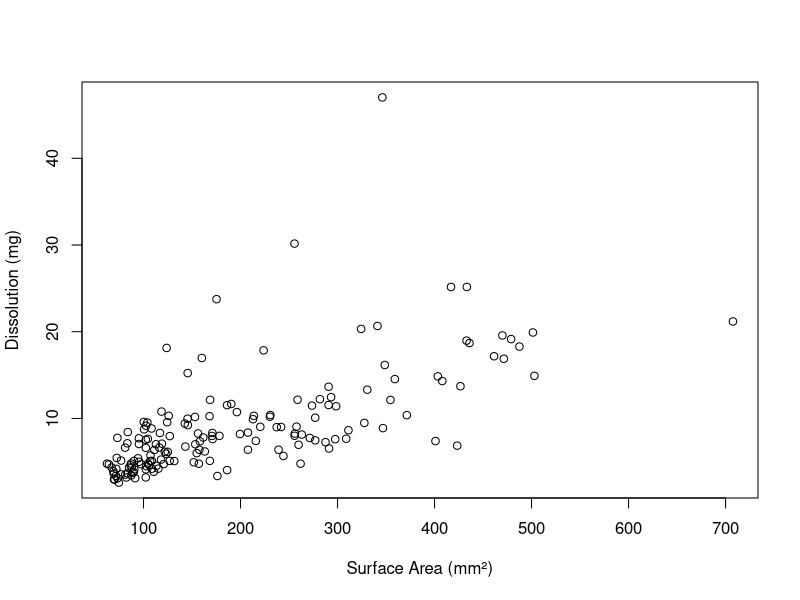
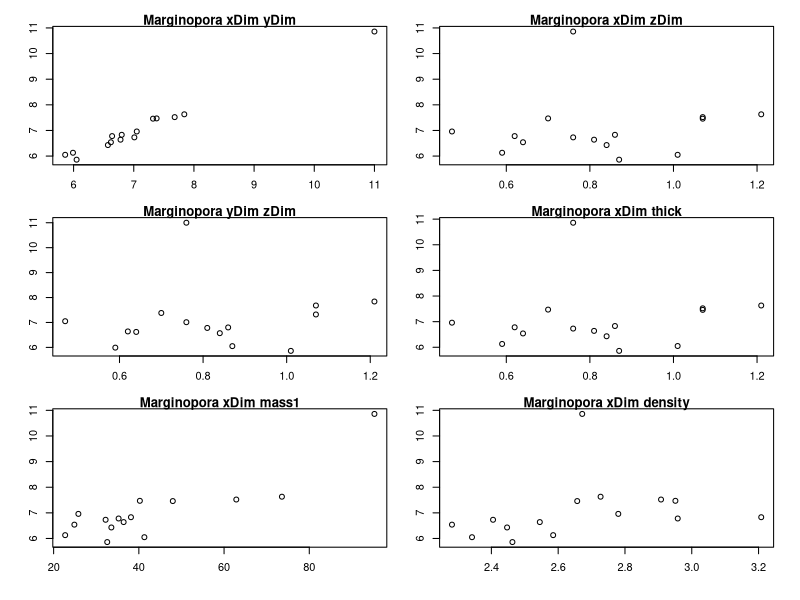
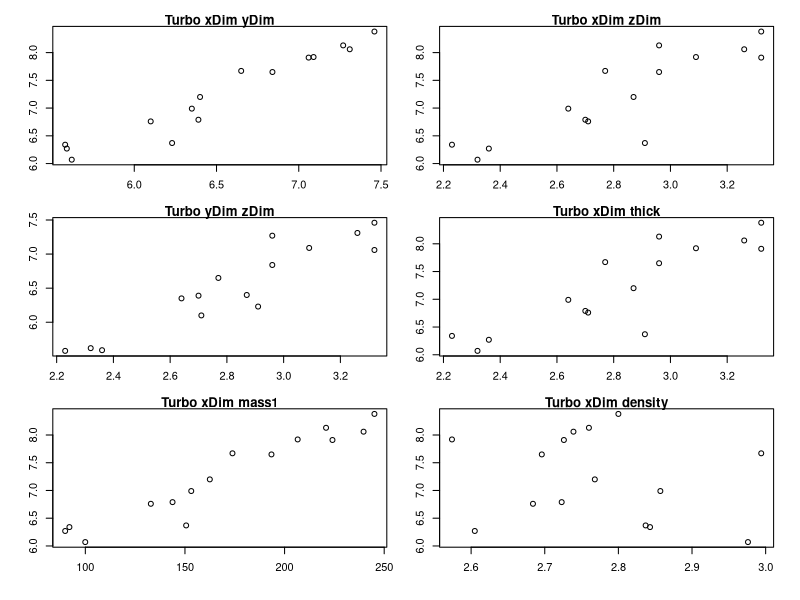
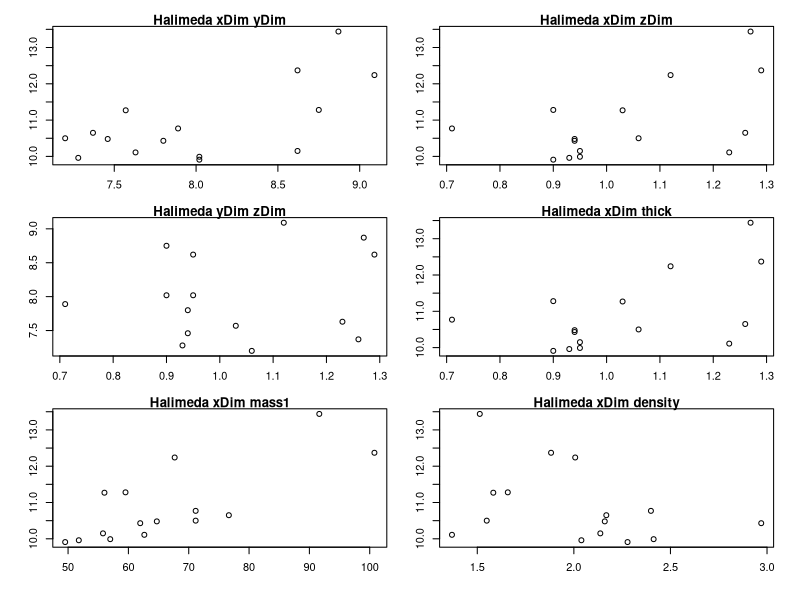
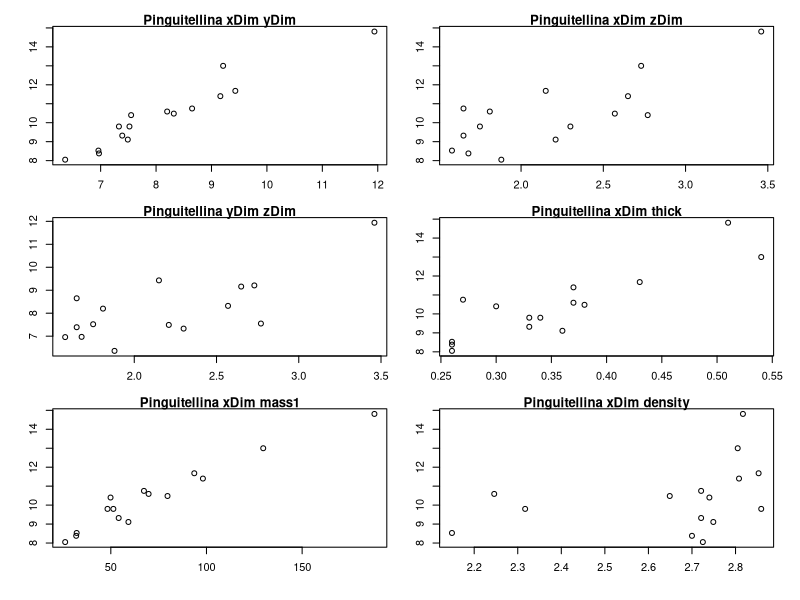
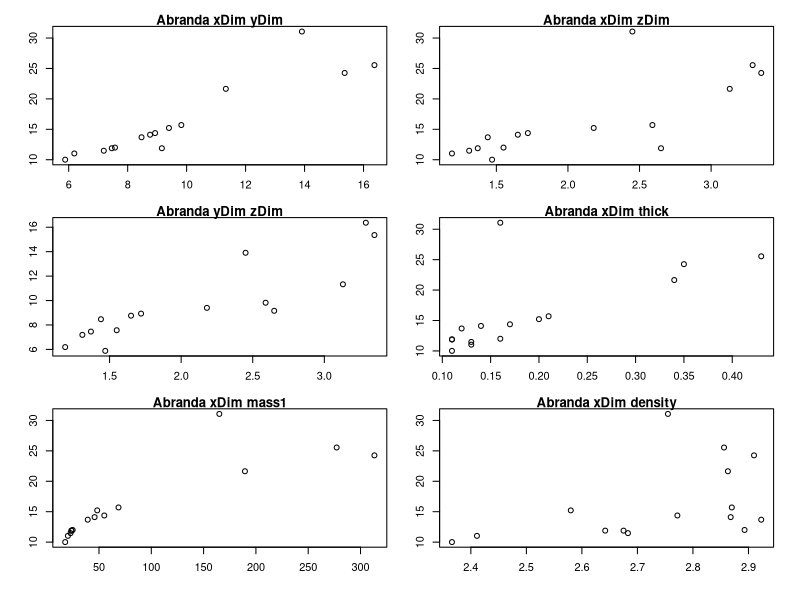
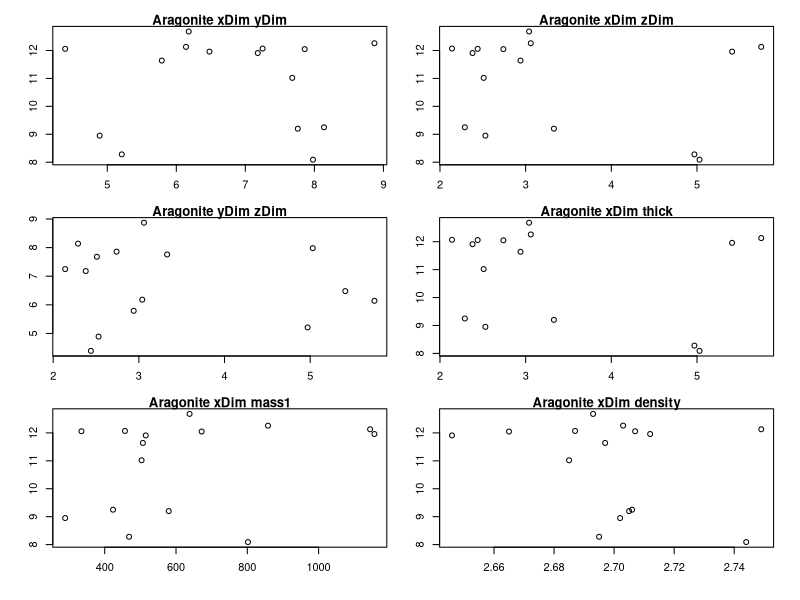
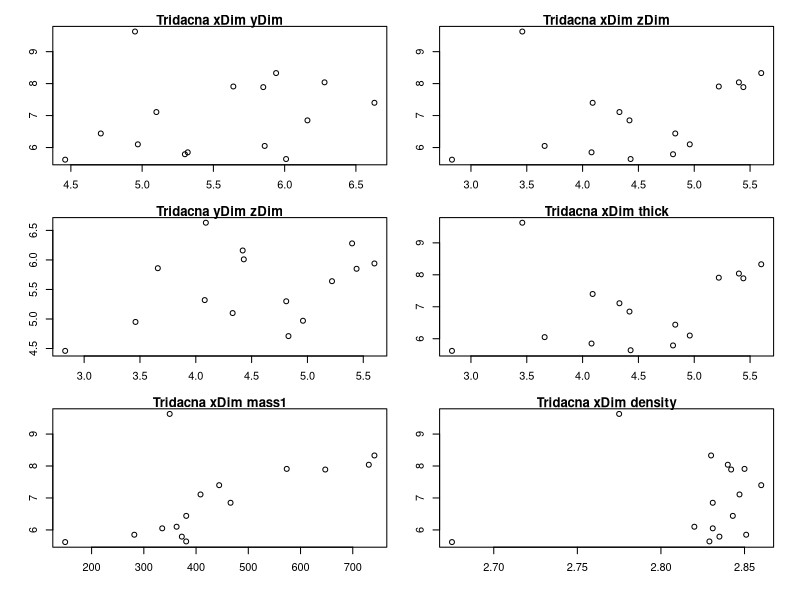

Write the R code that produced these figures, in order. (Note: this script raises an error after producing the figures.)
#0.open script, set names and parameters
#trial update for git
dShell <- read.csv('./shells_Expt1.csv', skip=22)

dateFormat <- '%m/%d/%y %H:%M'
EXPID <- unique(dShell$exptID)

#General calculations of mass lost and time
dShell$cMass <- -1 * (dShell$mass2 - dShell$mass1)
dShell$pMass <- (dShell$mass1 - dShell$mass2) / dShell$mass1
dShell$cTime1 <- strptime(dShell$dateM1, format=dateFormat)
dShell$cTime2 <- strptime(dShell$dateM2, format=dateFormat)
dShell$cDuration <- dShell$cTime2 - dShell$cTime1

#General calculation of shell surface area for each taxa based on generalized shape
dShell$cSize <- (dShell$xDim * dShell$yDim * dShell$zDim) ^ (1/3)

dShell$shape <- 'cylinder1'
dShell[(dShell$taxon == 'Liloa'),'shape'] <-'cylinder2'
dShell[(dShell$taxon == 'Aragonite'),'shape'] <- 'cube'
dShell[(dShell$taxon == 'Tridacna'),'shape'] <- 'cube'

#turbo is dome + circle aka hemisphere
dShell[(dShell$taxon == 'Turbo'), 'shape'] <- 'hemisphere'

#pingui,abra, and scaph technically two domes
dShell[(dShell$taxon == 'Pinguitellina'), 'shape'] <- '2dome'
dShell[(dShell$taxon == 'Abranda'), 'shape'] <- '2dome'
dShell[(dShell$taxon == 'Scaphopod'), 'shape'] <- '2dome'

#halimeda different shape entirely... diamond/rhombus
dShell[(dShell$taxon =='Halimeda'), 'shape'] <- 'rhombus'

#finally, nat and eth are spherical
dShell[(dShell$taxon == 'Natica'), 'shape'] <-'sphere'
dShell[(dShell$taxon == 'Ethalia'), 'shape'] <-'sphere'

#basic rectangular cube surface area. does not work for halimeda based off how measurements were taken.
#is 2xy + 2yz + 2xz
dShell$cSA1 <- 2*(dShell$xDim * dShell$yDim) + 2*(dShell$yDim * dShell$zDim) + 2*(dShell$xDim * dShell$zDim)

#next lines for surface area of cylindrical specimen, for margi cylinder
#equal to 2piR^2 + 2*h*pi*r
subCyl1 <- which(dShell$shape == 'cylinder1')
dShell[subCyl1,'cSA1'] <- 2 * (pi* dShell[subCyl1,'xDim']/2 * dShell[subCyl1,'yDim']/2) + dShell[subCyl1,'zDim']*pi*(dShell[subCyl1,'yDim'] + dShell[subCyl1,'xDim'])/2
#for liloa cylinder
subCyl2 <- which(dShell$shape == 'cylinder2')
dShell[subCyl2,'cSA1'] <- 2 * (pi* dShell[subCyl2,'xDim']/2 * dShell[subCyl2,'yDim']/2) + dShell[subCyl2,'zDim']*pi*(dShell[subCyl2,'yDim'] + dShell[subCyl2,'xDim'])/2

#next turbo, a hemisphere
#is pi*r^2 + 2*pi*r*h + 
subHemi <- which(dShell$shape == 'hemisphere')
dShell[subHemi,'cSA1'] <-  pi * (dShell[subHemi,'xDim']/2 * dShell[subHemi,'yDim']/2) + 2 * pi * (dShell[subHemi,'xDim']/2 + dShell[subHemi,'yDim']/2)/2 * dShell[subHemi,'zDim'] 

#next lines for surface area of domed specimens
# is 2 * (2*pi*r*h)
subDome <- which(dShell$shape == '2dome')
dShell[subDome,'cSA1'] <- 2 * pi * 2 *(dShell[subDome,'xDim']/2 + dShell[subDome,'yDim']/2)/2 * dShell[subDome,'zDim']

#then, rough surface area for rhomboid Halimeda
#surface area is 2(xy/2) + 4(zc) where c = ((x/2)^2) + (y/2)^2)^1/2 
subRhom <- which(dShell$shape == 'rhombus')
dShell[subRhom,'cDim'] <- sqrt((dShell[subRhom,'xDim']/2)^2 + (dShell[subRhom,'yDim']/2)^2)
dShell[subRhom,'cSA1'] <- 2 * ((dShell[subRhom,'xDim']*dShell[subRhom,'yDim'])/2) + 4 * dShell[subRhom,'zDim'] * dShell[subRhom,'cDim']
  
#finally, nat and eth spherical calc
#is 4 * pi * [(x/2 + y/2 + z/2)/3]^2
subSphere <- which(dShell$shape == 'sphere')
dShell[subSphere,'cSA1'] <- 4 * pi * ((dShell[subSphere,'xDim']/2+dShell[subSphere,'yDim']/2 + dShell[subSphere,'yDim']/2)/3)^2

#1.0 a quick check - dissolution (mg) relationship to surface area (mm^2)

plot(cMass ~ cSA1, data=dShell, xlab='Surface Area (mm\u00b2)', ylab='Dissolution (mg)')

#1.1 just having a look at the measurements to check for errors 

pData <- dShell
TAXA <- unique(pData$taxon)

pdf('./measureCheck.pdf', width=6, height=8, page='A4')

par(mfrow=c(3,2), oma=c(1,1,1,1), mar=c(3,3,1,1))

for (t in TAXA) {

	plot(xDim ~ yDim, data=pData[(pData$taxon == t),], main=paste(t,'xDim','yDim'))
	plot(xDim ~ zDim, data=pData[(pData$taxon == t),], main=paste(t,'xDim','zDim'))
	plot(yDim ~ zDim, data=pData[(pData$taxon == t),], main=paste(t,'yDim','zDim'))
	plot(xDim ~ thick, data=pData[(pData$taxon == t),], main=paste(t,'xDim','thick'))
	plot(xDim ~ mass1, data=pData[(pData$taxon == t),], main=paste(t,'xDim','mass1'))
	plot(xDim ~ density, data=pData[(pData$taxon == t),], main=paste(t,'xDim','density'))


}

dev.off()

summary(pData)


a <- lm(pMass ~ cSA1  + mass1 + taxon, data=pData)
a <- lm(pMass ~ cSA1  + mass1 + density, data=pData)
summary(a)

a <- lm(pMass ~ cSA1  + mass1 + taxon + density, data=pData)
a$residuals



#1.2 Total mass lost by taxon separate from variables

pdf('./deltaMass.pdf', width=8, height=6, page='A4')

#edit exptID to be related to this new set of experiments
#for (e in EXPID) {
  
  par(mfrow=c(1,1), oma=c(1,1,1,1), mar=c(8,4,1,0))
  
#  pData <- dShell[(dShell$exptID == e),]
  #to get anything to work this pData needs to go first!!! added below.
  pData <- dShell
  pData$taxon <- as.factor(pData$taxon)
  taxa <- sort(unique(pData$taxon))
  tFont <- rep(3,length(taxa))
  tFont[which(taxa == 'Aragonite')] <- 1
  #what does following line do? likely have to change integers
  taxaAbrev <- substring(taxa,0,5)
  
  #could skip - just mass lost in mg
  plot(cMass ~ taxon, data=pData[!is.na(pData$cMass),], ylim=c(0,max(pData$cMass, na.rm=TRUE)), ann=FALSE, axes=FALSE)
  points(cMass ~ taxon, data=pData[!is.na(pData$cMass),])
  mtext('Mass lost (mg)', side=2, line=3)
  axis(2, las=1)
  axis(1, at=1:length(taxa), labels=taxa, font=3, cex=0.5, las=2)
  #what is the mtext function for
 # mtext(e)


 #1.3 density by taxon
  
  plot(density ~ taxon, data=pData[!is.na(pData$density),], ann=FALSE, axes=FALSE)
  points(density ~ taxon, data=pData[!is.na(pData$density),])
  mtext('Density', side=2, line=3)
  axis(2, las=1)
  axis(1, at=1:length(taxa), labels=taxa, font=tFont, cex=0.5, las=2)

  
 #1.4 mass lost in percentage
  plot(pMass ~ taxon, data=pData[!is.na(pData$pMass),], ann=FALSE, axes=FALSE)
  points(pMass ~ taxon, data=pData[!is.na(pData$pMass),])
  mtext('Mass lost (%)', side=2, line=3)
  axis(2, las=1)
  axis(1, at=1:length(taxa), labels=taxa, font=tFont, cex=0.5, las=2)
#  mtext(e)
  #not sure what next line is for....
  pData[(pData$pMass>0.3),]
  

#2. Mass lost plotted against surface area
  #2.1 why using cMass (mg) rather than pMass (percentage)????
  if (length(which(!is.na(pData$cSA1))) > 0) {
    plot(cMass/cSA1 ~ taxon, data=pData, ann=FALSE, axes=FALSE, ylab='')
    points(cMass/cSA1 ~ taxon, data=pData)
    mtext('Mass lost / SA', side=2, line=3)
    axis(2, las=1)
    axis(1, at=1:length(taxa), labels=taxa, font=tFont, cex=0.5, las=2)
 #   mtext(e)
  } else {
    plot(1:1, type='n', ann=FALSE, axes=FALSE)
    mtext('no data', side=1, line=-2)
}

#3. Mass lost plotted against density
  #3.1 Mass/density by taxon
  #this again uses cMass, which is total mass lost, rather than pMass, which is percentage. Change?
if (length(which(!is.na(pData$density))) > 0) {
  plot(cMass/density ~ taxon, data=pData, ann=FALSE, axes=FALSE, ylab='')
  points(cMass/density ~ taxon, data=pData)
  mtext('Mass lost / density', side=2, line=3)
  axis(2, las=1)
  axis(1, at=1:length(taxa), labels=taxa, font=tFont, cex=0.5, las=2)
#  mtext(e)
  #following line only needed if you have no data for one part of expt, which you won't
} else {
  plot(1:1, type='n', ann=FALSE, axes=FALSE)
  mtext('no data', side=1, line=-2)
}

dev.off()

#4 Plot these all again - compared to the calculated dimensions and surface area using slightly different calc (flat calc) 

#4.1 Comparison of X and y dimensions by hand vs in imageJ 
pData <- dShell
TAXA <- unique(pData$taxon)

pdf('./measureCheck(measureVScalc).pdf', width=6, height=8, page='A4')
par(mfrow=c(3,2), oma=c(1,1,1,1), mar=c(3,3,1,1))

for (t in TAXA) {
plot(xDim ~ calcX, data=pData[(pData$taxon == t),], main=paste(t,'xDim','calcX'))
plot(yDim ~ calcY, data=pData[(pData$taxon == t),], main=paste(t,'yDim','calcY')) }

dev.off()

#4.2 
#general calculation of surface area for each taxa based on flat shape
#you need to run this BEFORE sorting for graph purposes otherwise it'll vectorize your factors 

#SA for cube
dShell$calcSA <- dShell$calcSA1 + dShell$calcSA2 + 2*(dShell$calcY * dShell$zDim) + 2*(dShell$calcX * dShell$zDim)

#next lines for surface area of cylindrical specimens
# need to figure this out better for Liloa...
#equal to 2piR^2 + 2*h*pi*r

dShell[(dShell$taxon == 'Liloa'),'shape'] <-'cylinder2'

#you don't need above lines to run because that's already in earlier part
subCyl1 <- which(dShell$shape == 'cylinder1')
#next line isn't working?????
dShell[subCyl1,'calcSA'] <- dShell[subCyl1,'calcSA1'] + dShell[subCyl1,'calcSA2'] + dShell[subCyl1,'zDim'] * pi * (dShell[subCyl1,'calcY'] + dShell[subCyl1,'calcX'])/2

#liloa calc based on imageJ
subCyl2 <- which(dShell$shape == 'cylinder2')
dShell[subCyl2,'calcSA'] <- dShell[subCyl2,'calcSA1'] + dShell[subCyl2,'calcSA1'] + 2 * pi * (dShell[subCyl2,'calcY']/2)^2

#next turbo, a hemisphere
#is pi*r^2 + 2*pi*r*h
subHemi <- which(dShell$shape == 'hemisphere')
dShell[subHemi,'calcSA'] <-  dShell[subHemi,'calcSA1'] + 2 * pi * (dShell[subHemi,'calcX']/2 + dShell[subHemi,'calcY']/2)/2 * dShell[subHemi,'zDim'] 

#next lines for surface area of domed specimens
#is this correct? NO
#calcSA1 = pi *r^2
subDome <- which(dShell$shape == '2dome')
dShell[subDome,'calcSA'] <- dShell[subDome,'zDim'] * dShell[subDome,'calcSA1'] + dShell[subDome,'zDim'] * dShell[subHemi,'calcSA2']


#then, rough surface area for rhomboid Halimeda
#surface area is 2(xy/2) + 4(zc) where c = ((x/2)^2) + (y/2)^2)^1/2 
subRhom <- which(dShell$shape == 'rhombus')
dShell[subRhom,'calcC'] <- sqrt((dShell[subRhom,'calcX']/2)^2 + (dShell[subRhom,'calcY']/2)^2)
dShell[subRhom,'cSA1'] <- dShell[subRhom,'calcSA1'] + dShell[subRhom,'calcSA2'] + 4 * dShell[subRhom,'zDim'] * dShell[subRhom,'calcC']

#scaphopod comes next.....
#this one subset NEEDS to be run for this specific one
subDome2 <- which(dShell$taxon == 'Scaphopod')
dShell[subDome2,'calcSA'] <- 2 * (dShell[subDome2,'calcSA1'] + dShell[subDome2,'calcSA2'])

#finally, nat and eth spherical calc
#is 4 * pi * [(x/2 + y/2 + z/2)/3]^2
subSphere <- which(dShell$shape == 'sphere')
dShell[subSphere,'cSA1'] <- dShell[subSphere,'calcSA1'] + dShell[subSphere,'calcSA2'] + pi * (dShell[subSphere, 'zDim'] * dShell[subSphere,'calcY'])

#finally! this bit!
pData <- dShell
TAXA <- unique(pData$taxon)
pData$taxon <- as.factor(pData$taxon)
taxa <- sort(unique(pData$taxon))
tFont <- rep(3,length(taxa))
tFont[which(taxa == 'Aragonite')] <- 1
taxaAbrev <- substring(taxa,0,5)

#4.3 first, compare the two calculations of surface area for similarity
pdf('./surfaceAreaCalculation.pdf', width=8, height=6, page='A4')
par(mfrow=c(1,1), oma=c(1,1,1,1), mar=c(8,4,1,0))

#can get this to run but it replicates a million times?

plot(cSA1/calcSA ~ taxon, data=pData, ann=FALSE, axes=FALSE, ylab='', xlim=c(0,11))
points(cSA1/calcSA ~ taxon, data=pData)
abline(a=1, b=0)
mtext('Caliper SA / Calculated SA', side=2, line=3)
axis(2, las=1)
axis(1, at=1:length(taxa), labels=taxa, font=tFont, cex=0.5, las=2)

pData2 <- pData[!is.na(pData$calcSA),]
plot(cSA1~calcSA, data=pData2, pch=substring(pData2$taxon, 0, 2), log='xy')
abline(a=0, b=1)
levels(pData$taxon)

pData[(pData$taxon=='Abranda'), c('xDim', 'cSA1', 'calcSA')]

plot((cSA1-calcSA)/calcSA~taxon, data=pData2, pch=substring(pData$taxon, 0, 2))
log2(((pData2$cSA1-pData2$calcSA)/pData2$calcSA)+1)
#4.4 second, plot the mass vs calc by taxon

plot(cMass/calcSA ~ taxon, data=pData, ann=FALSE, axes=FALSE, ylab='')
points(cMass/calcSA ~ taxon, data=pData)
mtext('Mass lost / Calculated SA', side=2, line=3)
axis(2, las=1)
axis(1, at=1:length(taxa), labels=taxa, font=tFont, cex=0.5, las=2)

dev.off()

#4.5 then, figuring out which one is better (this or 2.1)! Compare.



#5 Comparison of three replicates for consistency across experiment
  #start by subsetting the three replicates
pData <- dShell
TAXA <- unique(pData$taxon)

pData$taxon <- as.factor(pData$taxon)
taxa <- sort(unique(pData$taxon))
tFont <- rep(3,length(taxa))
tFont[which(taxa == 'Aragonite')] <- 1
taxaAbrev <- substring(taxa,0,5)

#this has to come AFTER THE ABOVE
rep1.1 <- subset(pData,exptID =='T1.1')
rep1.2 <- subset(pData,exptID =='T1.2')
rep1.3 <- subset(pData,exptID =='T1.3')

#5.1 Comparison of X, Y, Z, + thickness by taxon per replicate

pdf('./measureCheckReplicates.pdf', width=6, height=8, page='A4')

par(mfrow=c(3,2), oma=c(1,1,1,1), mar=c(3,3,1,1))

#how do I plot these but have points from different reps in different shapes?  
  for (t in TAXA) {
    
    plot(xDim ~ yDim, data=rep1.1[(rep1.1$taxon == t),], pch=15, main=paste(t,'xDim','yDim'))
    points(xDim ~ yDim, data=rep1.2[(rep1.2$taxon == t),], pch=16)
    points(xDim ~ yDim, data=rep1.3[(rep1.3$taxon == t),], pch=17)
    
    plot(xDim ~ zDim, data=rep1.1[(rep1.1$taxon == t),], pch=15, main=paste(t,'xDim','zDim'))
    points(xDim ~ zDim, data=rep1.2[(rep1.2$taxon == t),], pch=16)
    points(xDim ~ zDim, data=rep1.3[(rep1.3$taxon == t),], pch=17)
    
    plot(yDim ~ zDim, data=rep1.1[(rep1.1$taxon == t),], pch=15, main=paste(t,'yDim','zDim'))
    points(yDim ~ zDim, data=rep1.2[(rep1.2$taxon == t),], pch=16)
    points(yDim ~ zDim, data=rep1.3[(rep1.3$taxon == t),], pch=17)
    
    plot(xDim ~ thick, data=rep1.1[(rep1.1$taxon == t),], pch=15, main=paste(t,'xDim','thick'))
    points(xDim ~ thick, data=rep1.2[(rep1.2$taxon == t),], pch=16)
    points(xDim ~ thick, data=rep1.3[(rep1.3$taxon == t),], pch=17)
    
    plot(xDim ~ mass1, data=rep1.1[(rep1.1$taxon == t),], pch=15, main=paste(t,'xDim','mass1'))
    points(xDim ~ mass1, data=rep1.2[(rep1.2$taxon == t),], pch=16)
    points(xDim ~ mass1, data=rep1.3[(rep1.3$taxon == t),], pch=17)
    
    plot(xDim ~ density, data=rep1.1[(rep1.1$taxon == t),], pch=15, main=paste(t,'xDim','density'))
    points(xDim ~ density, data=rep1.2[(rep1.2$taxon == t),], pch=16)
    points(xDim ~ density, data=rep1.3[(rep1.3$taxon == t),], pch=17)

    }
dev.off()

#5.2 Comparison of SA (caliper) by taxon per replicate

pdf('./ReplicatesMassSA.pdf', width=8, height=6, page='A4')

par(mfrow=c(1,1), oma=c(1,1,1,1), mar=c(8,4,1,0))
#for 1.1

  plot(cMass/cSA1 ~ taxon, data=rep1.1, ann=FALSE, axes=FALSE, ylab='', main='Rep1.1')
  points(cMass/cSA1 ~ taxon, data=rep1.1)
  mtext('Mass lost / SA', side=2, line=3)
  axis(2, las=1)
  axis(1, at=1:length(taxa), labels=taxa, font=tFont, cex=0.5, las=2)

#for 1.2
  
  plot(cMass/cSA1 ~ taxon, data=rep1.2, ann=FALSE, axes=FALSE, ylab='', main='Rep1.2')
  points(cMass/cSA1 ~ taxon, data=rep1.2)
  mtext('Mass lost / SA', side=2, line=3)
  axis(2, las=1)
  axis(1, at=1:length(taxa), labels=taxa, font=tFont, cex=0.5, las=2)
  
#for 1.3
  plot(cMass/cSA1 ~ taxon, data=rep1.3, ann=FALSE, axes=FALSE, ylab='', main='Rep1.3')
  points(cMass/cSA1 ~ taxon, data=rep1.3)
  mtext('Mass lost / SA', side=2, line=3)
  axis(2, las=1)
  axis(1, at=1:length(taxa), labels=taxa, font=tFont, cex=0.5, las=2)

  dev.off()  
  
  
#5.3 Comparison of density by taxon per replicate
  pData <- dShell
  TAXA <- unique(pData$taxon)
  
  pdf('./ReplicatesDensity.pdf', width=8, height=6, page='A4')
  
  par(mfrow=c(1,1), oma=c(1,1,1,1), mar=c(8,4,1,0))

  #attempt to plot them all together but not giving me anything useful
  #SKIP THIS BIT
  plot(cMass/density ~ taxon, data=pData, ann=FALSE, axes=FALSE, ylab='')
  points(cMass/density ~ taxon, data=rep1.1, pch=15)
  points(cMass/density ~ taxon, data=rep1.2, pch=16)
  points(cMass/density ~ taxon, data=rep1.3, pch=17)
  mtext('Mass lost / density', side=2, line=3)
  axis(2, las=1)
  axis(1, at=1:length(taxa), labels=taxa, font=tFont, cex=0.5, las=2)
  
  #for 1.1
  pdf('./ReplicatesMassDensity.pdf', width=8, height=6, page='A4')
  
  par(mfrow=c(1,1), oma=c(1,1,1,1), mar=c(8,4,1,0))
  #for 1.1
  
  plot(cMass/density ~ taxon, data=rep1.1, ann=FALSE, axes=FALSE, ylab='')
  points(cMass/density ~ taxon, data=rep1.1)
  mtext('Mass lost / density', side=2, line=3)
  axis(2, las=1)
  axis(1, at=1:length(taxa), labels=taxa, font=tFont, cex=0.5, las=2)
  
  #for 1.2
  
  plot(cMass/density ~ taxon, data=rep1.2, ann=FALSE, axes=FALSE, ylab='')
  points(cMass/density ~ taxon, data=rep1.2)
  mtext('Mass lost / density', side=2, line=3)
  axis(2, las=1)
  axis(1, at=1:length(taxa), labels=taxa, font=tFont, cex=0.5, las=2)
  
  #for 1.3
  plot(cMass/density ~ taxon, data=rep1.3, ann=FALSE, axes=FALSE, ylab='')
  points(cMass/density ~ taxon, data=rep1.3)
  mtext('Mass lost / density', side=2, line=3)
  axis(2, las=1)
  axis(1, at=1:length(taxa), labels=taxa, font=tFont, cex=0.5, las=2)
  
  dev.off()  
  
#5.4 Comparison of % mass lost (by taxon?) per replicate
  pdf('./ReplicatesPMassLost.pdf', width=8, height=6, page='A4')
  
  par(mfrow=c(1,1), oma=c(1,1,1,1), mar=c(8,4,1,0))
  #for 1.1
  
  plot(pMass ~ taxon, data=rep1.1, ann=FALSE, axes=FALSE, ylab='', ylim=c(0,1))
  points(pMass ~ taxon, data=rep1.1)
  mtext('Mass lost (%)', side=2, line=3)
  axis(2, las=1)
  axis(1, at=1:length(taxa), labels=taxa, font=tFont, cex=0.5, las=2)
  
  #for 1.2
  
  plot(pMass ~ taxon, data=rep1.2, ann=FALSE, axes=FALSE, ylab='', ylim=c(0,1))
  points(pMass ~ taxon, data=rep1.2)
  mtext('Mass lost (%)', side=2, line=3)
  axis(2, las=1)
  axis(1, at=1:length(taxa), labels=taxa, font=tFont, cex=0.5, las=2)
  
  #for 1.3
  plot(pMass ~ taxon, data=rep1.3, ann=FALSE, axes=FALSE, ylab='', ylim=c(0,1))
  points(pMass ~ taxon, data=rep1.3)
  mtext('Mass lost (%)', side=2, line=3)
  axis(2, las=1)
  axis(1, at=1:length(taxa), labels=taxa, font=tFont, cex=0.5, las=2)
  
  dev.off()  
  
#now altogether???
  
  
#5.5 Compare pH increase over time by replicate (using Hanna logs)
  
pH1.1 <- read.csv('./Expt 1.1 Log 1.csv')
pH1.2 <- read.csv('./Expt 1.2 Log 1.csv')
pH1.3 <- read.csv('./Expt 1.3 Log 1.csv')

#how to combine date and time from two columns into one that makes up time?
dateFormat <- '%m/%d/%y'
timeFormat <- '%H:%M:%S'

#hours since start?
#change to r date (stringtime) and subtract minimum value

#after combining date/time, need to plot date/time ~ pH. shouldn't need ylim if done correctly
plot(Date ~ pH, ylim=c(0,2:32:22), data=pH1.1, type = "o", xlab = "Time", ylab = "pH", main = "Replicate 1.1 pH Over Time")

#repeat for 1.2 and 1.3


#6. Taxon half-life comparison to dissolution rate (only for appropriate taxa)
#work on this later
#subset with Eth, Nat, Turbo, and Pingui
